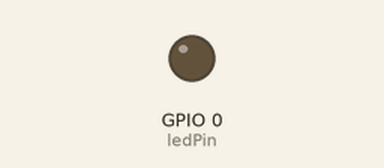
Bench run of a sketch on a simulated ESP8266 (NodeMCU). Parts: output pins drawn as LEDs (lit = HIGH). WiFi joins after 1.5 s; servers stay silent unless stated; uploads are accepted with an empty reply; what the sketch prints to the serial monitor is not drawn.

Above: at 4.9 s.
Timing chart, 0 to 10.4 s (numbered marks = the images above):
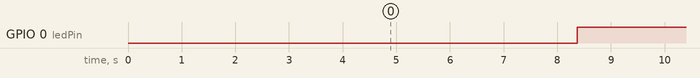

The sketch:

ESP8266_HttpGet.ino
```cpp
#include <ESP8266WiFi.h>


const char* ssid = "your-ssid";
const char* password = "your-password";

const char* host = "192.168.0.9";

int ledPin = 0;

void setup() {
  pinMode(ledPin,OUTPUT);
  Serial.begin(115200);
  delay(100);

  // We start by connecting to a WiFi network

  Serial.println();
  Serial.println();
  Serial.print("Connecting to ");
  Serial.println(ssid);

  WiFi.begin(ssid, password);

  while (WiFi.status() != WL_CONNECTED) {
    delay(500);
    Serial.print(".");
  }

  Serial.println("");
  Serial.println("WiFi connected");
  Serial.println("IP address: ");
  Serial.println(WiFi.localIP());
}

int value = 0;

void loop() {
  delay(5000);
  ++value;

  Serial.print("connecting to ");
  Serial.println(host);

  // Use WiFiClient class to create TCP connections
  WiFiClient client;
  const int httpPort = 8080;
  if (!client.connect(host, httpPort)) {
    Serial.println("connection failed");
    return;
  }

  // We now create a URI for the request
  String url = "/led";

  Serial.print("Requesting URL: ");
  Serial.println(url);

  // This will send the request to the server
  client.print(String("GET ") + url + " HTTP/1.1\r\n" +
               "Host: " + host + "\r\n" +
               "Connection: close\r\n\r\n");
  delay(500);

  // Read all the lines of the reply from server and print them to Serial
  while(client.available()){
    digitalWrite(ledPin, LOW);
    String line = client.readStringUntil('\r');
    Serial.print(line);
  }
  digitalWrite(ledPin,HIGH);
  Serial.println();
  Serial.println("closing connection");
}
```

Measured:
- by itself, GPIO 0 (ledPin): alternates HIGH for 5.8 s and LOW for 1.0 s
